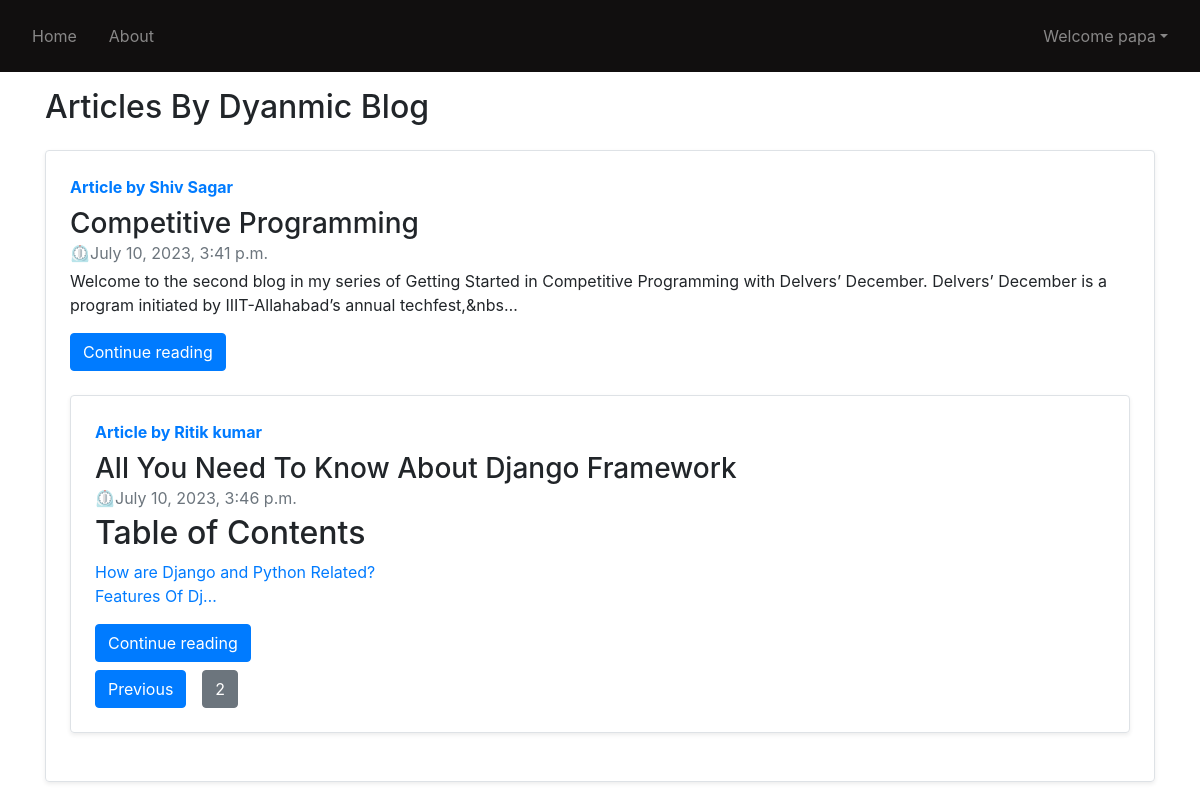
The page /blog/?page=2 (signed in) on the database its author committed.
### blogpage/models.py (models this page shows, shortened)
class BlogPostTable(models.Model):
    sno = models.AutoField(primary_key=True)
    title = models.CharField(max_length=255)
    author = models.CharField(max_length=14)
    timeStamp = models.DateTimeField(blank=True)
    content = models.TextField()

### blogpage/views.py (the view)
# urls.py: path('',views.blogPage),
def blogPage(request):
    allPosts = BlogPostTable.objects.all()
    items_per_page = 2
    paginator = Paginator(allPosts, items_per_page)
    page_number = request.GET.get('page')
    page_obj = paginator.get_page(page_number)
    context = {
        'page_obj': page_obj,
        'allPosts': allPosts
    }
    return render(request, 'blog/blog.html', context)

### templates/blog/blog.html (shortened to what this page needs)
{% extends 'base.html' %}
{% load static %}
{% block body %}
    <div class="container my-3">
        <h2>Articles By Dyanmic Blog</h2>
        {% for post in page_obj %}
            <div class="row no-gutters border rounded overflow-hidden flex-md-row mb-4 shadow-sm h-md-250 my-4 position-relative">
                <div class="col p-4 d-flex flex-column position-static">
                    <a href="" class="text-dark">
                        <strong class="d-inline-block mb-2 text-primary">Article by {{ post.author }}</strong>
                    </a>
                    <h3 class="mb-0">{{ post.title }}</h3>
                    <div class="mb-1 text-muted">&#x23F2;{{ post.timeStamp }}</div>
                    <p class="card-text mb-auto">{{ post.content | safe | truncatechars:450 }}</p>
                    {% if user.is_authenticated %}
                        <div class="my-2">
                            <a href="/blog/{{ post.author }}" role="button" class="btn btn-primary">Continue reading</a>
                        </div>
                    {% else %}
                        <div class="my-2">
                            <a href="" role="button" class="btn btn-primary">Please Login To Read</a>
                        </div>
                    {% endif %}
                </div>
            </div>
        {% endfor %}
        <div class="pagination">
    {% if page_obj.has_previous %}
        <a href="?page={{ page_obj.previous_page_number }}" class="btn btn-primary mr-2">Previous</a>
    {% endif %}
    <a href="?page={{ page_obj.number }}" class="btn btn-secondary mx-2">{{ page_obj.number }}</a>
</div>
    </div>
{% endblock %}

### templates/base.html (shortened to what this page needs)
<!doctype html>
<html lang="en">
  {% load static %}
  <head>
<link href="https://maxcdn.bootstrapcdn.com/font-awesome/4.7.0/css/font-awesome.min.css" rel="stylesheet" type="text/css">
    <link rel="stylesheet"
      href="https://stackpath.bootstrapcdn.com/bootstrap/4.5.2/css/bootstrap.min.css"
>
  </head>
  <body>
    <nav class="navbar navbar-expand-lg navbar-dark " >
      <div class="collapse navbar-collapse"
        id="navbarSupportedContent">
        <ul class="navbar-nav mr-auto">
          <li class="nav-item p-2">
            <a class="nav-link"
              href="/">Home </a>
          </li>
          <li class="nav-item p-2 ">
            <a class="nav-link"
              href="/about">About</a>
          </li>
        </ul>
          {% if user.is_authenticated %}
          <ul class="navbar-nav mr-2">
            <li class="nav-item dropdown">
              <a class="nav-link dropdown-toggle"
                href='#'
                id="navbarDropdown"
                role="button"
                data-toggle="dropdown"> Welcome   {{request.user}}</a>
            </li>
          </ul>
        </div>
        {% endif %}
    </nav>
    {% block body %} {% endblock body %}
  </body>
</html>

### templates/base.html (style rules this page uses)
.navbar { background-color: rgb(17, 15, 15); }

### rows shown on the page
BlogPostTable: author "Shiv Sagar", title "Competitive Programming", timeStamp "July 10, 2023, 3:41 p.m.", content "Welcome to the second blog in my series of Getting Started in Competitive Programming with Delvers’ December. Delvers’ December is a program initiated by IIIT-Allahabad’s annual techfest,&nbs…"
BlogPostTable: author "Ritik kumar", title "All You Need To Know About Django Framework", timeStamp "July 10, 2023, 3:46 p.m.", content "Table of Contents How are Django and Python Related? Features Of Dj…"

### other values the page prints
{{ request.user }} "papa"
{{ page_obj.number }} "2"
